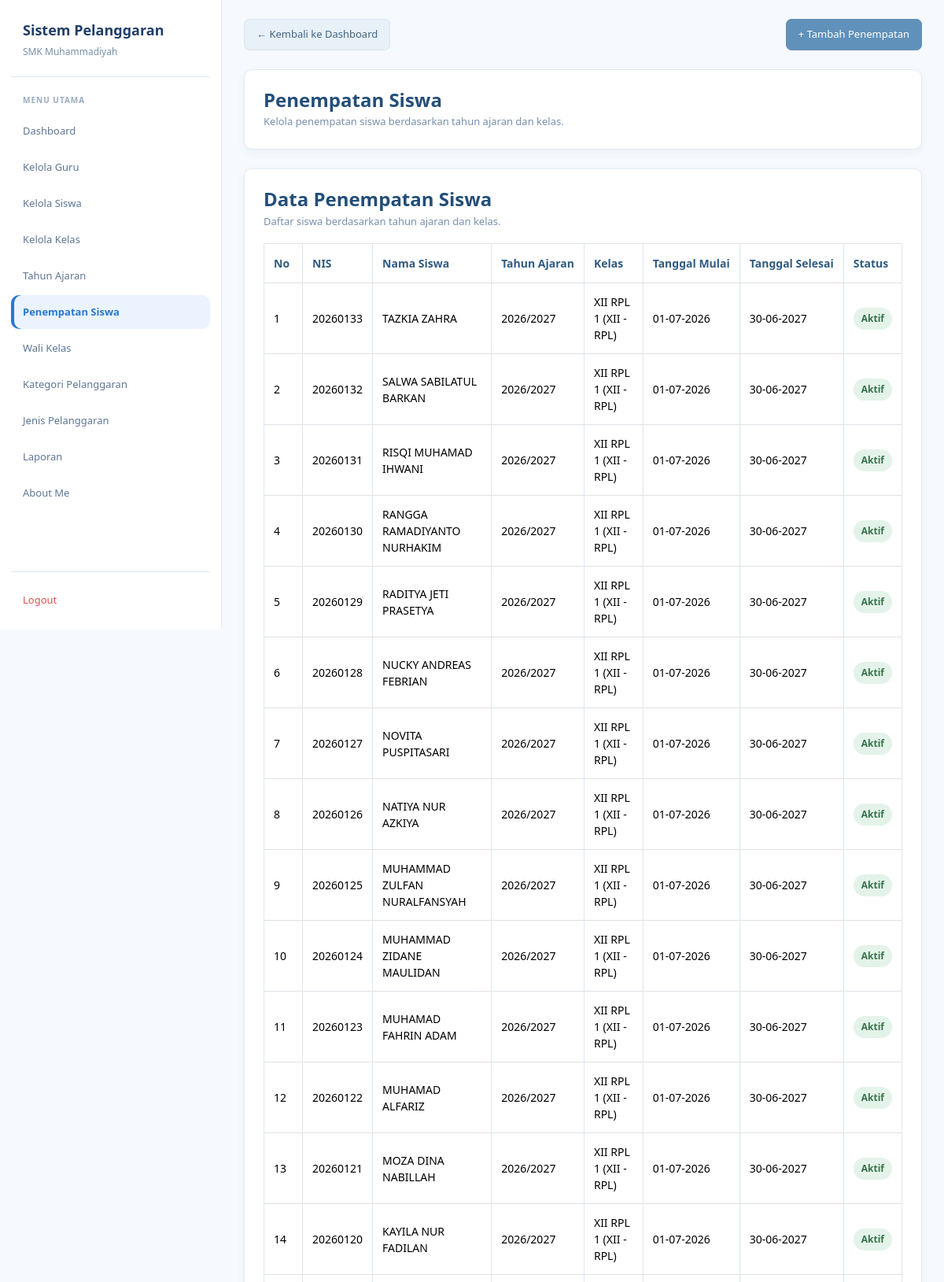
/admin/penempatan_siswa.php (signed in, upper part), run on the app's committed database.
### tables this page shows
CREATE TABLE `t_kelas_siswa` (
  `id` int(11) NOT NULL,
  `siswa_id` int(11) NOT NULL,
  `tahun_ajaran_id` int(11) NOT NULL,
  `kelas_id` int(11) NOT NULL,
  `tanggal_mulai` date NOT NULL,
  `tanggal_selesai` date NOT NULL,
  `status_aktif` tinyint(1) NOT NULL,
  `created_at` timestamp NULL DEFAULT current_timestamp(),
  `update_at` timestamp NULL DEFAULT current_timestamp()
);

CREATE TABLE `t_siswa` (
  `id` int(11) NOT NULL,
  `nis` varchar(10) NOT NULL,
  `nisn` varchar(10) NOT NULL,
  `nama` varchar(150) NOT NULL,
  `jenis_kelamin` char(1) NOT NULL,
  `tanggal_lahir` date NOT NULL,
  `alamat` text NOT NULL,
  `status_aktif` tinyint(1) NOT NULL,
  `created_at` timestamp NULL DEFAULT current_timestamp(),
  `update_at` timestamp NULL DEFAULT current_timestamp()
);

CREATE TABLE `t_tahun_ajaran` (
  `id` int(11) NOT NULL,
  `nama` varchar(20) NOT NULL,
  `tanggal_mulai` date DEFAULT NULL,
  `tanggal_selesai` date DEFAULT NULL,
  `status_aktif` tinyint(1) DEFAULT NULL,
  `created_at` timestamp NULL DEFAULT current_timestamp(),
  `update_at` timestamp NULL DEFAULT current_timestamp()
);

CREATE TABLE `t_kelas` (
  `id` int(11) NOT NULL,
  `nama` varchar(100) NOT NULL,
  `tingkat` varchar(20) NOT NULL,
  `jurusan` varchar(100) NOT NULL,
  `status_aktif` tinyint(1) DEFAULT NULL,
  `created_at` timestamp NULL DEFAULT current_timestamp(),
  `update_at` timestamp NULL DEFAULT current_timestamp()
);

### admin/penempatan_siswa.php (the view, shortened to what this page needs)
<?php
include "../config/koneksi.php";
function e($value) {
    return htmlspecialchars((string)($value ?? ''), ENT_QUOTES, 'UTF-8');
}
$data_penempatan = mysqli_query(
    $koneksi,
    "SELECT
        ks.id,
        s.nis,
        s.nama AS nama_siswa,
        ta.nama AS tahun_ajaran,
        k.nama AS nama_kelas,
        k.tingkat,
        k.jurusan,
        ks.tanggal_mulai,
        ks.tanggal_selesai,
        ks.status_aktif
     FROM t_kelas_siswa ks
     INNER JOIN (
         SELECT
             siswa_id,
             tahun_ajaran_id,
             kelas_id,
             MAX(id) AS id
         FROM t_kelas_siswa
         GROUP BY
             siswa_id,
             tahun_ajaran_id,
             kelas_id
     ) AS data_unik
         ON ks.id = data_unik.id
         AND ks.siswa_id = data_unik.siswa_id
         AND ks.tahun_ajaran_id = data_unik.tahun_ajaran_id
         AND ks.kelas_id = data_unik.kelas_id
     INNER JOIN t_siswa s
         ON ks.siswa_id = s.id
     INNER JOIN t_tahun_ajaran ta
         ON ks.tahun_ajaran_id = ta.id
     INNER JOIN t_kelas k
         ON ks.kelas_id = k.id
     ORDER BY ks.id DESC"
);
?>
<!DOCTYPE html>
<html lang="id">
<head>
    <link href="https://cdn.jsdelivr.net/npm/bootstrap@5.3.8/dist/css/bootstrap.min.css" rel="stylesheet">
    <link href="https://cdn.datatables.net/2.3.4/css/dataTables.bootstrap5.min.css" rel="stylesheet">
</head>
<body>
<div class="layout">
    <aside class="sidebar">
        <div class="brand">
            <div class="brand-title">Sistem Pelanggaran</div>
            <div class="brand-subtitle">SMK Muhammadiyah</div>
        </div>
        <div class="menu-title">Menu Utama</div>
        <nav class="menu">
            <a href="../dashboard.php" class="menu-link">Dashboard</a>
            <a href="guru.php" class="menu-link">Kelola Guru</a>
            <a href="siswa.php" class="menu-link">Kelola Siswa</a>
            <a href="kelas.php" class="menu-link">Kelola Kelas</a>
            <a href="tahun_ajaran.php" class="menu-link">Tahun Ajaran</a>
            <a href="penempatan_siswa.php" class="menu-link active">Penempatan Siswa</a>
            <a href="wali_kelas.php" class="menu-link">Wali Kelas</a>
            <a href="kategori_pelanggaran.php" class="menu-link">Kategori Pelanggaran</a>
            <a href="jenis_pelanggaran.php" class="menu-link">Jenis Pelanggaran</a>
            <a href="cetak_export.php" class="menu-link">Laporan</a>
            <a href="../about.php" class="menu-link">About Me</a>
        </nav>
        <div class="logout">
            <a href="../logout.php" class="menu-link"
               onclick="return confirm('Yakin ingin keluar dari sistem?')">
                Logout
            </a>
        </div>
    </aside>
    <main class="main">
        <div class="container-fluid-custom">
            <div class="d-flex justify-content-between align-items-center flex-wrap gap-3 mb-4">
                <a href="../dashboard.php" class="btn btn-secondary">
                    &larr; Kembali ke Dashboard
                </a>
                <button type="button" class="btn btn-primary"
                        id="btnTambah" aria-expanded="false">
                    + Tambah Penempatan
                </button>
            </div>
            <div class="card mb-4">
                <div class="card-body">
                    <h2 class="judul mb-1">Penempatan Siswa</h2>
                    <p class="subjudul mb-0">
                        Kelola penempatan siswa berdasarkan tahun ajaran dan kelas.
                    </p>
                </div>
            </div>
            <div class="card">
                <div class="card-body">
                    <h2 class="table-title">Data Penempatan Siswa</h2>
                    <p class="table-description">
                        Daftar siswa berdasarkan tahun ajaran dan kelas.
                    </p>
                    <div class="table-responsive">
                        <table id="tabelPenempatan"
                               class="table table-bordered table-hover align-middle w-100">
                            <thead>
                                <tr>
                                    <th>No</th>
                                    <th>NIS</th>
                                    <th>Nama Siswa</th>
                                    <th>Tahun Ajaran</th>
                                    <th>Kelas</th>
                                    <th>Tanggal Mulai</th>
                                    <th>Tanggal Selesai</th>
                                    <th>Status</th>
                                </tr>
                            </thead>
                            <tbody>
                                <?php $no = 1; ?>
                                <?php while ($p = mysqli_fetch_assoc($data_penempatan)): ?>
                                    <tr>
                                        <td><?= $no++ ?></td>
                                        <td><?= e($p['nis']) ?></td>
                                        <td><?= e($p['nama_siswa']) ?></td>
                                        <td><?= e($p['tahun_ajaran']) ?></td>
                                        <td>
                                            <?= e($p['nama_kelas']) ?>
                                            (<?= e($p['tingkat']) ?> - <?= e($p['jurusan']) ?>)
                                        </td>
                                        <td>
                                            <?= !empty($p['tanggal_mulai'])
                                                ? date('d-m-Y', strtotime($p['tanggal_mulai']))
                                                : '-' ?>
                                        </td>
                                        <td>
                                            <?= !empty($p['tanggal_selesai'])
                                                ? date('d-m-Y', strtotime($p['tanggal_selesai']))
                                                : '-' ?>
                                        </td>
                                        <td>
                                            <?php if ((int)$p['status_aktif'] === 1): ?>
                                                <span class="status-aktif">Aktif</span>
                                            <?php else: ?>
                                                <span class="status-nonaktif">Tidak Aktif</span>
                                            <?php endif; ?>
                                        </td>
                                    </tr>
                                <?php endwhile; ?>
                            </tbody>
                        </table>
                    </div>
                </div>
            </div>
        </div>
    </main>
</div>
</body>
</html>

### admin/penempatan_siswa.php (style rules this page uses)
:root { --blue: #2878cf; --blue-dark: #203e68; --blue-soft: #eaf3ff; --page: #f6f9fd; --muted: #7890ad; --line: #dce9f8; }
* { box-sizing: border-box; }
body { margin: 0; background: var(--page); color: #344b63; font-family: "Segoe UI", Arial, sans-serif; font-size: 14px; }
a { text-decoration: none; }
.layout { min-height: 100vh; }
.sidebar { position: fixed; top: 0; left: 0; z-index: 1000; display: flex; flex-direction: column; width: 282px; height: 100vh; padding: 25px 14px 16px; overflow-y: auto; background: #fff; border-right: 1px solid var(--line); }
.brand { padding: 0 15px 22px; margin-bottom: 22px; border-bottom: 1px solid var(--line); }
.brand-title { margin-bottom: 5px; color: var(--blue-dark); font-size: 18px; font-weight: 700; }
.brand-subtitle { color: var(--muted); font-size: 12px; }
.menu-title { margin: 0 15px 10px; color: #9aabc0; font-size: 10px; font-weight: 700; letter-spacing: 1px; text-transform: uppercase; }
.menu { display: flex; flex-direction: column; gap: 3px; }
.menu-link { display: flex; align-items: center; min-height: 43px; padding: 10px 15px; border-radius: 10px; color: #5e7695; font-size: 13px; transition: .2s; }
.menu-link.active { background: var(--blue-soft); color: var(--blue); font-weight: 600; box-shadow: inset 4px 0 0 var(--blue); }
.logout { padding-top: 14px; margin-top: auto; border-top: 1px solid var(--line); }
.logout .menu-link { color: #d9534f; }
.main { min-height: 100vh; padding: 24px 28px 40px; margin-left: 282px; }
.container-fluid-custom { width: 100%; max-width: none; padding: 0; margin: 0; }
.judul { color: #234e78; font-size: 24px; font-weight: 700; }
.subjudul, .table-description { color: var(--muted); font-size: 13px; }
.card { overflow: hidden; background: #fff; border: 1px solid #e1eaf4 !important; border-radius: 10px; box-shadow: 0 3px 12px rgba(35, 78, 120, .05); }
.card-body { padding: 24px; }
.btn { font-size: 13px; font-weight: 500; border-radius: 7px; }
.btn-primary { --bs-btn-color: #fff; --bs-btn-bg: #5f91ba; --bs-btn-border-color: #5f91ba; --bs-btn-hover-color: #fff; --bs-btn-hover-bg: #4b7fa9; --bs-btn-hover-border-color: #4b7fa9; padding: 9px 15px; }
.btn-secondary { --bs-btn-bg: #e8f0f8; --bs-btn-border-color: #d8e5f1; --bs-btn-color: #426584; --bs-btn-hover-bg: #dceaf6; --bs-btn-hover-border-color: #cbddeb; --bs-btn-hover-color: #234e78; padding: 9px 15px; }
.table-title { margin-bottom: 4px; color: #234e78; font-size: 24px; font-weight: 600; }
.table-description { margin-bottom: 18px; }
.table-responsive { width: 100%; }
.table { width: 100%; margin-bottom: 0; color: #344b63; vertical-align: middle; font-size: 14px; }
.table thead th { padding: 14px 12px; color: #315b82; background: #fff; border-color: #dce7f1; font-weight: 600; white-space: nowrap; }
.table tbody td { padding: 13px 12px; background: #fff; border-color: #dce7f1; }
.status-aktif, .status-nonaktif { display: inline-block; padding: 5px 10px; border-radius: 20px; font-size: 12px; font-weight: 600; white-space: nowrap; }
.status-aktif { color: #34734b; background: #e4f3e9; }

### data on the page
t_kelas_siswa: siswa.nis "20260133", siswa.nama "TAZKIA ZAHRA", tahun_ajaran.nama "2026/2027", kelas.nama "XII RPL 1", kelas.tingkat "XII", kelas.jurusan "RPL", tanggal_mulai "01-07-2026", tanggal_selesai "30-06-2027", status_aktif "Aktif"
t_kelas_siswa: siswa.nis "20260132", siswa.nama "SALWA SABILATUL BARKAN", tahun_ajaran.nama "2026/2027", kelas.nama "XII RPL 1", kelas.tingkat "XII", kelas.jurusan "RPL", tanggal_mulai "01-07-2026", tanggal_selesai "30-06-2027", status_aktif "Aktif"
t_kelas_siswa: siswa.nis "20260131", siswa.nama "RISQI MUHAMAD IHWANI", tahun_ajaran.nama "2026/2027", kelas.nama "XII RPL 1", kelas.tingkat "XII", kelas.jurusan "RPL", tanggal_mulai "01-07-2026", tanggal_selesai "30-06-2027", status_aktif "Aktif"
t_kelas_siswa: siswa.nis "20260130", siswa.nama "RANGGA RAMADIYANTO NURHAKIM", tahun_ajaran.nama "2026/2027", kelas.nama "XII RPL 1", kelas.tingkat "XII", kelas.jurusan "RPL", tanggal_mulai "01-07-2026", tanggal_selesai "30-06-2027", status_aktif "Aktif"
t_kelas_siswa: siswa.nis "20260129", siswa.nama "RADITYA JETI PRASETYA", tahun_ajaran.nama "2026/2027", kelas.nama "XII RPL 1", kelas.tingkat "XII", kelas.jurusan "RPL", tanggal_mulai "01-07-2026", tanggal_selesai "30-06-2027", status_aktif "Aktif"
t_kelas_siswa: siswa.nis "20260128", siswa.nama "NUCKY ANDREAS FEBRIAN", tahun_ajaran.nama "2026/2027", kelas.nama "XII RPL 1", kelas.tingkat "XII", kelas.jurusan "RPL", tanggal_mulai "01-07-2026", tanggal_selesai "30-06-2027", status_aktif "Aktif"
t_kelas_siswa: siswa.nis "20260127", siswa.nama "NOVITA PUSPITASARI", tahun_ajaran.nama "2026/2027", kelas.nama "XII RPL 1", kelas.tingkat "XII", kelas.jurusan "RPL", tanggal_mulai "01-07-2026", tanggal_selesai "30-06-2027", status_aktif "Aktif"
t_kelas_siswa: siswa.nis "20260126", siswa.nama "NATIYA NUR AZKIYA", tahun_ajaran.nama "2026/2027", kelas.nama "XII RPL 1", kelas.tingkat "XII", kelas.jurusan "RPL", tanggal_mulai "01-07-2026", tanggal_selesai "30-06-2027", status_aktif "Aktif"
t_kelas_siswa: siswa.nis "20260125", siswa.nama "MUHAMMAD ZULFAN NURALFANSYAH", tahun_ajaran.nama "2026/2027", kelas.nama "XII RPL 1", kelas.tingkat "XII", kelas.jurusan "RPL", tanggal_mulai "01-07-2026", tanggal_selesai "30-06-2027", status_aktif "Aktif"
t_kelas_siswa: siswa.nis "20260124", siswa.nama "MUHAMMAD ZIDANE MAULIDAN", tahun_ajaran.nama "2026/2027", kelas.nama "XII RPL 1", kelas.tingkat "XII", kelas.jurusan "RPL", tanggal_mulai "01-07-2026", tanggal_selesai "30-06-2027", status_aktif "Aktif"
t_kelas_siswa: siswa.nis "20260123", siswa.nama "MUHAMAD FAHRIN ADAM", tahun_ajaran.nama "2026/2027", kelas.nama "XII RPL 1", kelas.tingkat "XII", kelas.jurusan "RPL", tanggal_mulai "01-07-2026", tanggal_selesai "30-06-2027", status_aktif "Aktif"
t_kelas_siswa: siswa.nis "20260122", siswa.nama "MUHAMAD ALFARIZ", tahun_ajaran.nama "2026/2027", kelas.nama "XII RPL 1", kelas.tingkat "XII", kelas.jurusan "RPL", tanggal_mulai "01-07-2026", tanggal_selesai "30-06-2027", status_aktif "Aktif"
t_kelas_siswa: siswa.nis "20260121", siswa.nama "MOZA DINA NABILLAH", tahun_ajaran.nama "2026/2027", kelas.nama "XII RPL 1", kelas.tingkat "XII", kelas.jurusan "RPL", tanggal_mulai "01-07-2026", tanggal_selesai "30-06-2027", status_aktif "Aktif"
t_kelas_siswa: siswa.nis "20260120", siswa.nama "KAYILA NUR FADILAN", tahun_ajaran.nama "2026/2027", kelas.nama "XII RPL 1", kelas.tingkat "XII", kelas.jurusan "RPL", tanggal_mulai "01-07-2026", tanggal_selesai "30-06-2027", status_aktif "Aktif"
